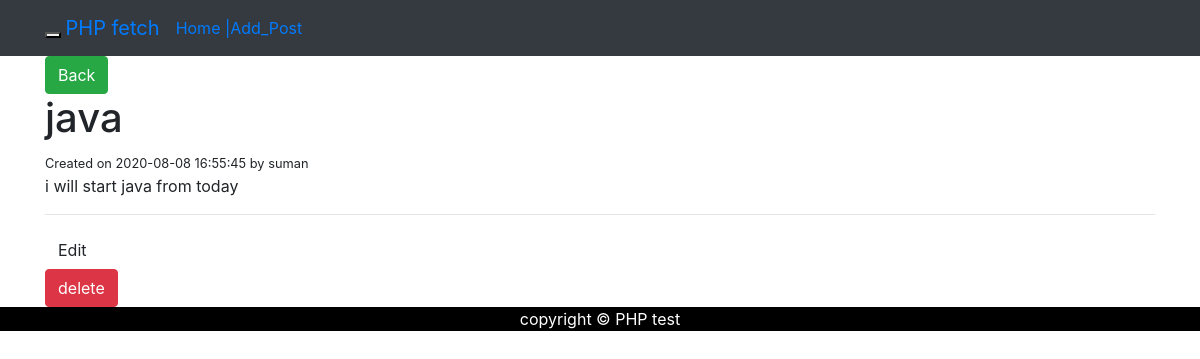
Page /post.php?id=107 on the committed database.
### tables this page shows
CREATE TABLE `posts` (
  `id` int(11) NOT NULL,
  `title` varchar(255) DEFAULT NULL,
  `body` varchar(255) DEFAULT NULL,
  `author` varchar(255) DEFAULT NULL,
  `created_at` timestamp NULL DEFAULT CURRENT_TIMESTAMP
);

### post.php (the view, shortened to what this page needs)
<?php
  require('config/db.php');
  $id = mysqli_real_escape_string($conn, $_GET['id']);
  $query = 'SELECT * FROM posts WHERE id = '.$id;
  $result = mysqli_query($conn, $query);
  $post = mysqli_fetch_assoc($result);
?>
<?php include('inc/header.php'); ?>
  <div class = "container">
    <a href="<?php echo ROOT_URL; ?>" class = "btn btn-success">Back</a>
    <h1><?php echo $post['title']; ?></h1>
      <small>Created on <?php echo $post['created_at']; ?> by <?php echo $post['author']; ?></small>
      <p><?php echo $post['body']; ?></p>
      <hr>
      <a href="<?php echo ROOT_URL; ?>editpost.php ? id=<?php echo $post['id']; ?>" class = "btn btn-default">Edit</a>
      <form class = "pull-right" method="POST" action = "<?php echo $_SERVER['PHP_SELF']; ?>">
      	<input type="submit" name="delete" value = "delete" class = "btn btn-danger ">
      </form>
  </div>
  <?php include('inc/footer.php'); ?>

### rows in the picture
posts: title "java", created_at "2020-08-08 16:55:45", author "suman", body "i will start java from today"
